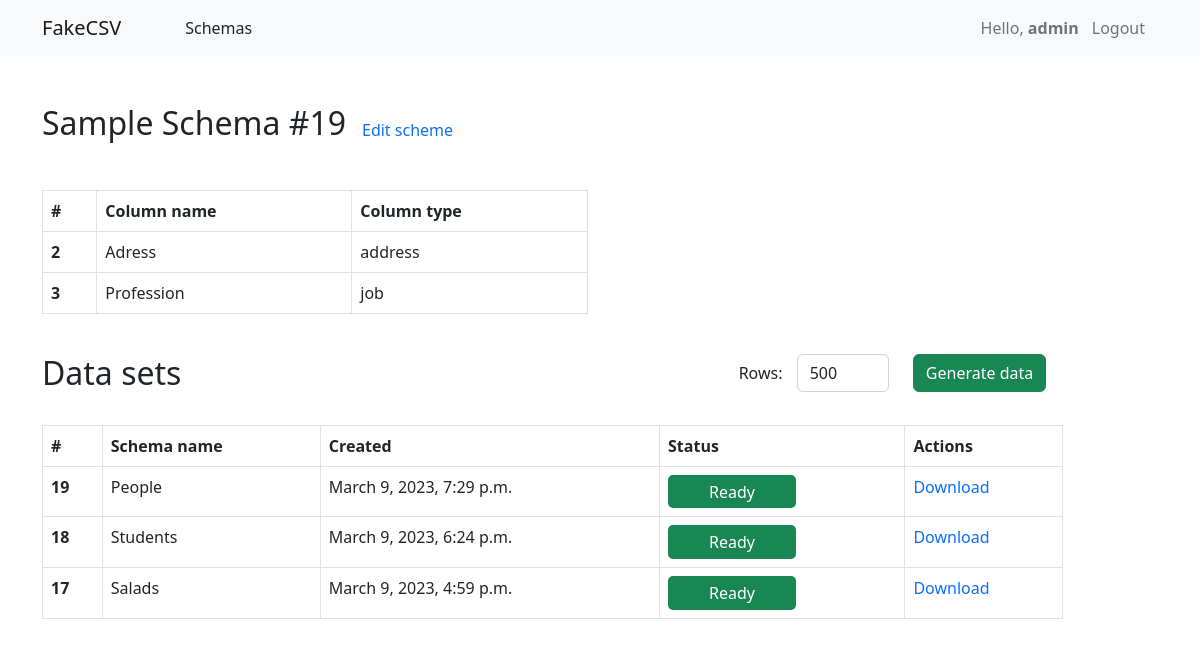
Screenshot of /data_sets/19 (signed in) with the database file from the repository.
### main/models.py (models this page shows, shortened)
class Schema(models.Model):
    name = models.CharField(max_length=50)
    column_separator = models.CharField(max_length=5)
    string_character = models.CharField(max_length=5)
    creation_date = models.DateField(auto_now_add=True)
    updated = models.DateTimeField(auto_now=True)
    is_created = models.BooleanField(default=False)
    file_link = models.CharField(max_length=250, blank=True)
    class Meta:
        ordering = ('-updated',)
        verbose_name_plural = 'Schemas'

class ColumnItem(models.Model):
    col_name = models.CharField(max_length=50, blank=True, null=True)
    schema = models.ForeignKey(Schema, related_name='columns', on_delete=models.CASCADE)
    order = models.PositiveIntegerField(blank=True, null=True)
    range_min = models.PositiveIntegerField(blank=True, null=True)
    range_max = models.PositiveIntegerField(blank=True, null=True)
    col_type = models.CharField(max_length=20)
    user_id = models.CharField(max_length=20)
    class Meta:
        ordering = ('order',)

### main/views.py (the view)
# urls.py: path('data_sets/<int:pk>', views.data_sets_view, name='data_sets'),
@login_required()
def data_sets_view(request, pk):
    schemas = Schema.objects.all()
    schema = Schema.objects.get(id=pk)
    col_item = ColumnItem.objects.filter(schema=pk)
    data = {
        'schemas': schemas,
        'schema': schema,
        'col_item': col_item,
    }
    return render(request, 'main/data_sets.html', data)

### main/templates/main/data_sets.html (shortened to what this page needs)
{% extends 'index.html' %}
{% block content %}
    <div class="container fw-normal">
        <div class="row">
            <div class="d-flex align-items-end mt-5 mb-5">
                    <h2 class="mb-0">Sample Schema <span>#{{ schema.id }}</span></h2>
                    <div class="ms-3"><a href="/editing_schema/{{ schema.id }}" id="e_{{ schema.id }}" style="text-decoration: none">Edit scheme</a></div>
            </div>
            <div class="col-6">
                <table class="table col-6 table-bordered">
                    <thead>
                        <tr>
                            <th scope="col">#</th>
                            <th scope="col">Column name</th>
                            <th scope="col">Column type</th>
                        </tr>
                    </thead>
                    <tbody>
                        {% for col in col_item %}
                        <tr>
                            <th scope="row">{{ col.order }}</th>
                            <td>{{ col.col_name }}</td>
                            <td>{{ col.col_type }}</td>
                        </tr>
                        {% endfor %}
                    </tbody>
                </table>
            </div>
            <div class="col-11">
                <div class="row justify-content-between mt-4 mb-4">
                    <div class="col-3">
                        <h2>Data sets</h2>
                    </div>
                    <div class="col-4">
                        <div class="row align-items-center" method="post">
                            <div class="col-2">Rows:</div>
                                <div class="col-4"><input class="form-control" id="rows" type="number" value="500"></div>
                            <div class="col-6"><button class="btn btn-success" id="gen_data">Generate data</button></div>
                        </div>
                    </div>
                </div>
                <table class="table table-bordered fw-normal">
                    <thead>
                        <tr>
                            <th scope="col">#</th>
                            <th scope="col">Schema name</th>
                            <th scope="col">Created</th>
                            <th scope="col">Status</th>
                            <th scope="col">Actions</th>
                        </tr>
                    </thead>
                    <tbody>
                    {% for s in schemas %}
                        <tr id="s_{{ s.id }}">
                            <th scope="row">{{ s.id }}</th>
                            <td>{{ s.name }}</td>
                            <td>{{ s.updated }}</td>
                            {% if  s.is_created %}
                                <td><div id="indicator" class="ready">Ready</div></td>
                                <td><a href="/{{ s.file_link }}" style="text-decoration: none">Download</a></td>
                            {% else %}
                                <td><div id="indicator" class="not_ready">Not ready</div></td>
                                <td><a class="disabled" href="/{{ s.file_link }}" style="text-decoration: none">Download</a></td>
                            {% endif %}
                        </tr>
                    {% endfor %}
                    </tbody>
                </table>
            </div>
        </div>
    </div>
{% endblock %}

### templates/index.html (shortened to what this page needs)
{% load static %}
<!DOCTYPE html>
<html lang="en">
<head>
    <link href="https://cdn.jsdelivr.net/npm/bootstrap@5.2.3/dist/css/bootstrap.min.css" rel="stylesheet">
    <link href="{% static "style/style.css" %}" rel="stylesheet">
</head>
<body>
    <nav class="navbar navbar-expand-lg bg-light">
      <div class="container">
        <a class="navbar-brand" href="/">FakeCSV</a>
        <div class="collapse navbar-collapse" id="navbarSupportedContent">
          <ul class="navbar-nav me-auto mb-2 mb-lg-0">
            <li class="nav-item ms-5">
                Schemas
            </li>
          </ul>
          <div class="d-flex align-items-center text-muted">
              {% if user.is_authenticated %}
              <div>Hello, <b>{{ user.get_username }}<b> </div>
              <a href="{% url 'logout'%}?next={{request.path}}" type="button" class="btn btn-transparent text-muted">Logout</a>
              {% endif %}
          </div>
        </div>
      </div>
    </nav>
    {% block content %}
    {% endblock %}
</body>
</html>

### static/style/style.css (style rules this page uses)
.ready { background-color: #198754; border-radius: 5px; color: white; padding: 0.3rem; width: 8rem; text-align: center; }

### rows the page displays
Schema: id "19", name "People", updated "March 9, 2023, 7:29 p.m."
ColumnItem: order "2", col_name "Adress", col_type "address"
ColumnItem: order "3", col_name "Profession", col_type "job"
Schema: id "18", name "Students", updated "March 9, 2023, 6:24 p.m."
Schema: id "17", name "Salads", updated "March 9, 2023, 4:59 p.m."

### other values shown
{{ user.get_username }} "admin"
